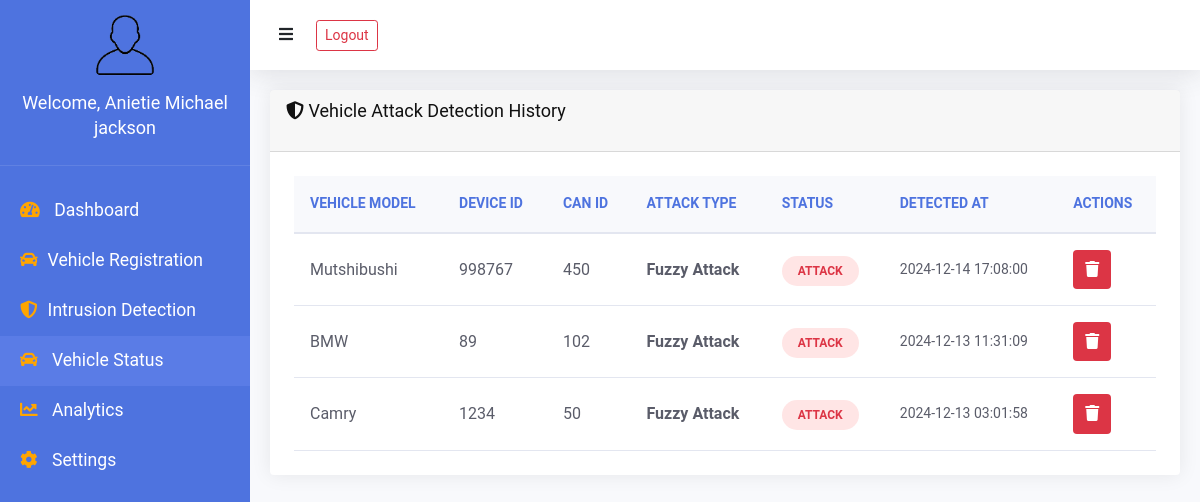
The page /vehicle-status (signed in) on the database its author committed.
### app.py (models this page shows)
class AttackDetection(db.Model):
    id = db.Column(db.Integer, primary_key=True)
    vehicle_model = db.Column(db.String(100), nullable=False)
    device_id = db.Column(db.String(50), nullable=False)
    can_id = db.Column(db.String(50), nullable=False)
    attack_type = db.Column(db.String(100), nullable=False)
    status = db.Column(db.String(20), default="Attack")
    detected_at = db.Column(db.DateTime, default=datetime.now)

### app.py (the view)
@app.route('/vehicle-status')
@login_required
def vehicle_status():
    attacks = AttackDetection.query.order_by(AttackDetection.detected_at.desc()).all()
    return render_template('vehicle_status.html', name=session.get('user_name'), attacks=attacks)

### app.py (called while the page is built)
def login_required(f):
    @wraps(f)
    def decorated_function(*args, **kwargs):
        if 'user_id' not in session:
            flash('Please login to access this page', 'error')
            return redirect(url_for('index'))
        return f(*args, **kwargs)
    return decorated_function

### template/vehicle_status.html (shortened to what this page needs)
{% extends "base_dashboard.html" %}
{% block content %}
<div class="row">
    <div class="col-12">
        <div class="card">
            <div class="card-header">
                <h5><i class="fas fa-shield-alt"></i> Vehicle Attack Detection History</h5>
            </div>
            <div class="card-body table-container">
                {% if attacks %}
                <div class="table-responsive">
                    <table class="custom-table">
                        <thead>
                            <tr>
                                <th>Vehicle Model</th>
                                <th>Device ID</th>
                                <th>CAN ID</th>
                                <th>Attack Type</th>
                                <th>Status</th>
                                <th>Detected At</th>
                                <th>Actions</th>
                            </tr>
                        </thead>
                        <tbody>
                            {% for attack in attacks %}
                            <tr id="attack-row-{{ attack.id }}">
                                <td>{{ attack.vehicle_model }}</td>
                                <td>{{ attack.device_id }}</td>
                                <td>{{ attack.can_id }}</td>
                                <td><strong>{{ attack.attack_type }}</strong></td>
                                <td>
                                    <span class="status-badge status-attack">
                                        {{ attack.status }}
                                    </span>
                                </td>
                                <td class="time-cell">
                                    {{ attack.detected_at.strftime('%Y-%m-%d %H:%M:%S') }}
                                </td>
                                <td>
                                    <button class="btn-delete" data-attack-id="{{ attack.id }}">
                                        <i class="fas fa-trash"></i>
                                    </button>
                                </td>
                            </tr>
                            {% endfor %}
                        </tbody>
                    </table>
                </div>
                {% else %}
                <div class="empty-state">
                    <i class="fas fa-shield-alt fa-3x mb-3"></i>
                    <h4>No Attacks Detected</h4>
                    <p>Your vehicle network is currently secure. No intrusion attempts have been recorded.</p>
                </div>
                {% endif %}
            </div>
        </div>
    </div>
</div>
{% endblock %}

### template/base_dashboard.html (shortened to what this page needs)
<!doctype html>
<html lang="en">
<head>
    <link rel="stylesheet" href="/static/css/bootstrap.min.css">
    <link rel="stylesheet" href="/static/css/fontawesome-all.min.css">
    <link rel="stylesheet" href="/static/css/style.css">
    <link rel="stylesheet" href="/static/css/dashboard.css">
</head>
<body class="dashboard-body">
    <nav id="sidebar">
        <div class="user-info">
            <img src="/static/img/img-admin.png" alt="User Avatar" class="user-avatar">
            <h5>Welcome, {{ name }}</h5>
        </div>
        <ul class="list-unstyled components">
            <li class="{{ 'active' if request.endpoint == 'dashboard' }}">
                <a href="{{ url_for('dashboard') }}"><i class="fas fa-tachometer-alt"></i> Dashboard</a>
            </li>
            <li class="{{ 'active' if request.endpoint == 'vehicle_registration' }}">
                <a href="{{ url_for('vehicle_registration') }}"><i class="fas fa-car"></i>Vehicle Registration</a>
            </li>
            <li class="{{ 'active' if request.endpoint == 'intrusion_detection' }}">
                <a href="{{ url_for('intrusion_detection') }}"><i class="fas fa-shield-alt"></i>Intrusion Detection</a>
            </li>
            <li class="{{ 'active' if request.endpoint == 'vehicle_status' }}">
                <a href="{{ url_for('vehicle_status') }}"><i class="fas fa-car"></i> Vehicle Status</a>
            </li>
            <li class="{{ 'active' if request.endpoint == 'analytics' }}">
                <a href="{{ url_for('analytics') }}"><i class="fas fa-chart-line"></i> Analytics</a>
            </li>
            <li class="{{ 'active' if request.endpoint == 'settings' }}">
                <a href="{{ url_for('settings') }}"><i class="fas fa-cog"></i> Settings</a>
            </li>
        </ul>
    </nav>
    <div id="content">
        <nav class="navbar navbar-expand-lg navbar-light">
            <button type="button" id="sidebarCollapse" class="btn">
                <i class="fas fa-bars"></i>
            </button>
            <div class="ml-auto">
                <div class="user-dropdown">
                    <a href="{{ url_for('logout') }}" class="btn btn-outline-danger btn-sm">Logout</a>
                </div>
            </div>
        </nav>
        <div class="dashboard-content">
            {% block content %}{% endblock %}
        </div>
    </div>
</body>
</html>

### static/css/dashboard.css (style rules this page uses)
.dashboard-body { background: #f8f9fc; font-family: 'Roboto', sans-serif; }
#sidebar { min-width: 250px; max-width: 250px; background: #4e73df; color: #fff; transition: all 0.3s; height: 100vh; position: fixed; top: 0; left: 0; transition: all 0.3s ease-in-out; z-index: 1000; }
.user-info { padding: 5px 20px; text-align: center; border-bottom: 1px solid rgba(255,255,255,0.1); }
.user-info h5 { color:#fff }
.ml-auto { margin-left:10px; }
.user-avatar { width: 80px; height: 80px; border-radius: 50%; margin-bottom: 5px; }
#sidebar ul.components { padding: 20px 0; }
.list-unstyled li a i { color:orange }
#sidebar ul li a { padding: 10px 20px; font-size: 1.1em; display: block; color: #fff; text-decoration: none; }
#sidebar ul li.active > a { background: #5a7ce6; }
#sidebar ul li a i { margin-right: 10px; }
#content { width: calc(100% - 250px); margin-left: 250px; transition: all 0.3s ease-in-out; min-height: 100vh; }
.navbar { background: #fff; box-shadow: 0 0.15rem 1.75rem 0 rgba(58,59,69,.15); padding: 1rem; }
.dashboard-content { padding: 20px; }

### template/vehicle_status.html (style rules this page uses)
.card { border: none; box-shadow: 0 0 20px rgba(0,0,0,0.08); }
.table-container { padding: 1.5rem; }
.custom-table { width: 100%; border-collapse: separate; border-spacing: 0; }
.custom-table th { background-color: #f8f9fc; padding: 1rem; font-weight: 600; color: #4e73df; border-bottom: 2px solid #e3e6f0; text-transform: uppercase; font-size: 0.875rem; }
.custom-table td { padding: 1rem; vertical-align: middle; border-bottom: 1px solid #e3e6f0; color: #5a5c69; }
.custom-table tbody tr { transition: all 0.3s ease; }
.status-badge { padding: 0.5rem 1rem; border-radius: 30px; font-size: 0.75rem; font-weight: 600; text-transform: uppercase; }
.status-attack { background-color: #ffe5e5; color: #dc3545; }
.btn-delete { padding: 0.375rem 0.75rem; border-radius: 0.25rem; background-color: #dc3545; color: white; border: none; transition: all 0.3s ease; }
.time-cell { font-size: 0.875rem; color: #6c757d; }

### rows shown on the page
AttackDetection: vehicle_model "Mutshibushi", device_id "998767", can_id "450", attack_type "Fuzzy Attack", status "ATTACK", detected_at "2024-12-14 17:08:00"
AttackDetection: vehicle_model "BMW", device_id "89", can_id "102", attack_type "Fuzzy Attack", status "ATTACK", detected_at "2024-12-13 11:31:09"
AttackDetection: vehicle_model "Camry", device_id "1234", can_id "50", attack_type "Fuzzy Attack", status "ATTACK", detected_at "2024-12-13 03:01:58"

### other values the page prints
{{ name }} "Anietie Michael jackson"
